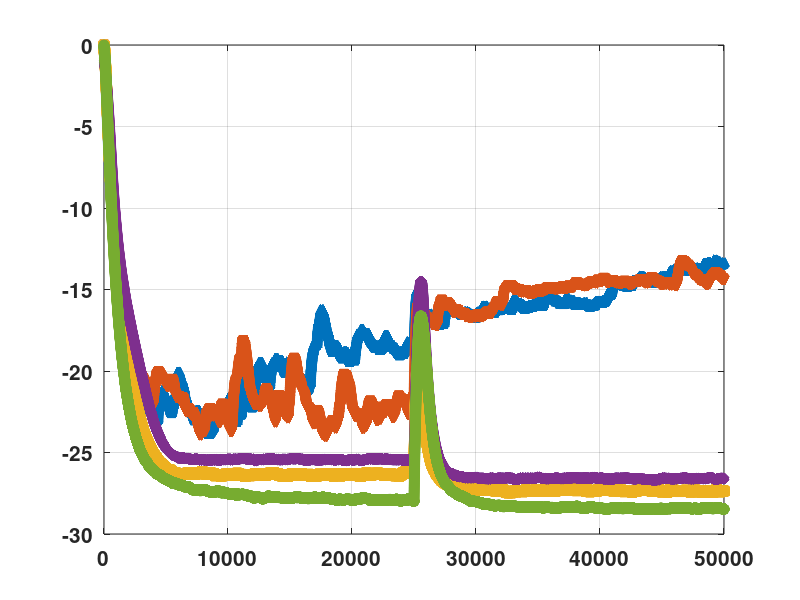

Reproduce this figure in MATLAB. (Note: this script raises an error after producing the figure.)
clc; clear; close all;
load saflms.mat
load safnlms.mat
load safmcc.mat
load safvsssnlms.mat
load safarcmmsgd.mat
figure; grid on; hold on; box on;
set(gca, 'fontweight', 'bold', 'FontSize', 15);
f1 = plot(emf_saflms, '-^', 'linewidth', 2);
f2 = plot(emf_safnlms, '-v', 'linewidth', 2);
f3 = plot(emf_safmcc, '-s', 'linewidth', 2);
f4 = plot(emf_safvsssnlms, '-d', 'linewidth', 2);
f5 = plot(emf_safarcmmsgd, '-o', 'linewidth', 2);
nummarkers([f1, f2, f3, f4, f5], 8);
% plot(-30*ones(size(emf_saflms)), '--', 'linewidth', 2);
xlabel('Samples'); ylabel('MSE [dB]'); %title('\bfMean Square Error');
set(gca, 'XTick', [0, 10000, 20000, 30000, 40000, 50000]);
set(gca, 'XTicklabel', [0, 10000, 20000, 30000, 40000, 50000]);
% a1 = annotation('textarrow', [0.3, 0.52], [0.2, 0.36], 'String', 'Proposed method');  % alpha = 1
a1 = annotation('textarrow', [0.23, 0.28], [0.08, 0.21], 'String', 'Proposed method');  % alpha = 1.6
set(a1, 'fontsize', 15, 'color', 'r');
h1 = legend(' SAF-LMS', ' SAF-NLMS', ' SAF-MCC', ' SAF-VSS-SNLMS', ' SAF-ARC-MMSGD');
set(h1, 'fontsize', 12, 'location', 'northeast', 'box', 'on');

% axes('position', [0.5, 0.38, 0.4, 0.2]);
% ind = length(emf_saflms)-400:length(emf_saflms);
% hold on; grid on; box on;
% f1 = plot(5e4, -26);
% f2 = plot(5e4, -29);
% f3 = plot(ind, emf_safmcc(ind), '-s', 'linewidth', 2, 'markersize', 7);
% f4 = plot(ind, emf_safvsssnlms(ind), '-d', 'linewidth', 2, 'markersize', 7);
% f5 = plot(ind, emf_safarcmmsgd(ind), '-o', 'linewidth', 2, 'markersize', 7);
% nummarkers([f1, f2, f3, f4, f5], 5);
% set(gca, 'XTicklabel', [49600, 49700, 49800, 49900, 50000]);
% set(gca, 'fontweight', 'bold', 'FontSize', 10);